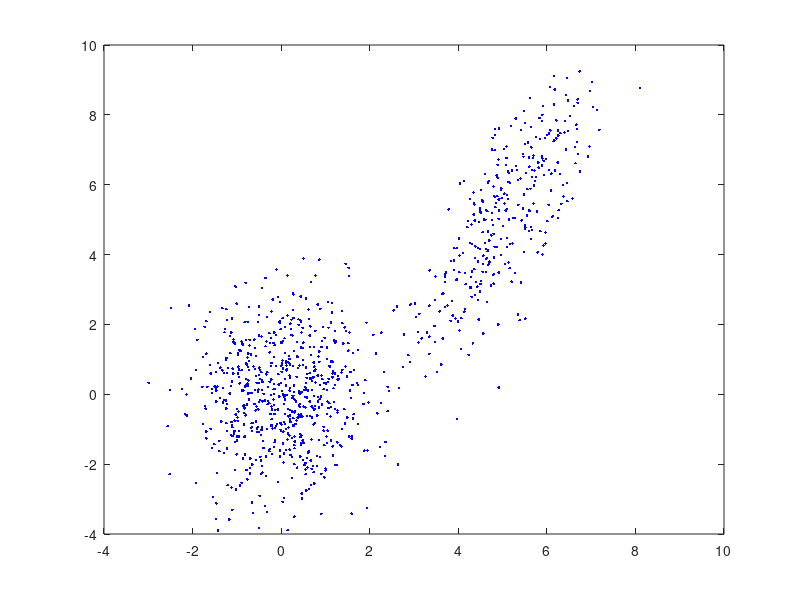
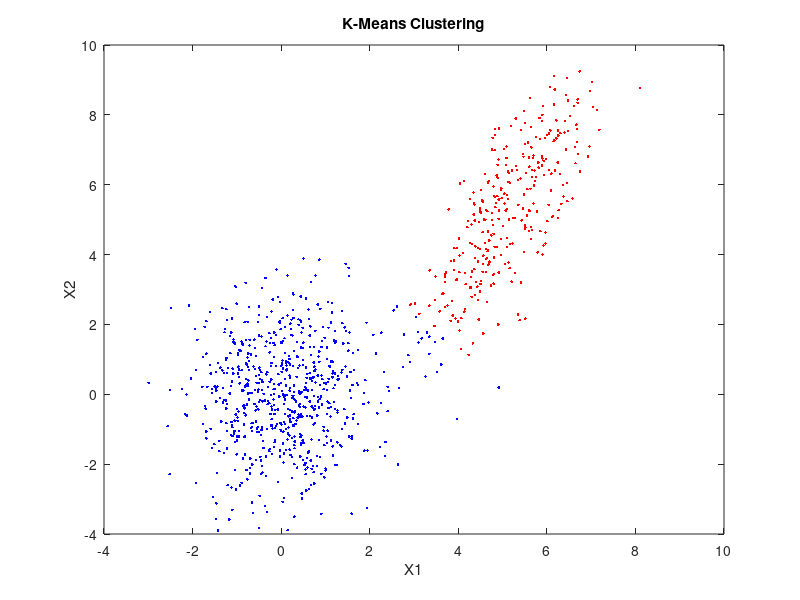

These charts were generated, in order, by the following MATLAB code:
close all
clear all
load data.mat

%Input Data plot
figure
plot(data(1,:),data(2,:),'b.')

number_of_clusters = 2;
centroid_index = randi(length(data),number_of_clusters,1);
centroids = data(:,centroid_index);

while 1
    for j=1:length(data)
        magnitude = sum((centroids - repmat(data(:,j), 1, 2)).^2);
        [y, index] = min(magnitude);
        temp(j) = index;
    end
    Previous_centroids = centroids;
    for j=1:length(data)
        for k = 1:2
            samples = data(:,temp==k);
            centroids(:,k) = mean(samples,2);
        end
    end
    % Exit of the infinte loop is when there are no more updates
    if Previous_centroids == centroids
        break;
    end
end

X = sprintf('The centroids are: (%f, %f) and (%f, %f)',centroids(1,1),centroids(2,1),centroids(1,2),centroids(2,2));
disp(X)

figure
plot(data(1,temp==1),data(2,temp==1),'r.')
hold on
plot(data(1,temp==2),data(2,temp==2),'b.')
xlabel('X1')
ylabel('X2')
title('K-Means Clustering')

data_cluster_1= [3,3;centroids(1,1),centroids(2,1)];
data_cluster_2= [3,3;centroids(1,2),centroids(2,2)];

d1 = pdist(data_cluster_1,'euclidean');
d2 = pdist(data_cluster_2,'euclidean');

if (d1<d2)
    result = sprintf('The data (3,3) belongs to cluster with centroid: (%f, %f) - Cluster_Color = Red',centroids(1,1),centroids(2,1));
    disp(result)

else
    result = sprintf('The data (3,3) belongs to cluster with centroid: (%f, %f) - Cluster_Color = Blue',centroids(1,2),centroids(2,2));
    disp(result)
end
%% #
close all
clear all
load data.mat
% Store posterior probabilities of each data point
Posterior_probability = zeros(2,length(data));
% For storing the model parameters
phi = [0.5;0.5];
Index_mean = randi(length(data),2,1);
Allmeans = data(:,Index_mean);
Covariances = zeros(2,2,2);
Covariances(:,:,1) = [1 0; 0 1];
Covariances(:,:,2) = [1 0; 0 1];
while 1
    % Update the posterior probabilities
    for j=1:length(data)
        for m=1:2
            Posterior_probability(m,j) = mvnpdf(data(:,j),Allmeans(:,m),Covariances(:,:,m))*phi(m);
        end
        Posterior_probability(:,j) = Posterior_probability(:,j)/sum(Posterior_probability(:,j));
    end
    % Update the model parameters
    lastPhi = phi;
    phi = sum(Posterior_probability,2) / length(data);
    Allmeans(:,1) = sum(Posterior_probability(1,:).*data(:,:),2)/sum(Posterior_probability(1,:));
    Allmeans(:,2) = sum(Posterior_probability(2,:).*data(:,:),2)/sum(Posterior_probability(2,:));
    Covariances = zeros(2,2,2);
    for j=1:length(data)
        Covariances(:,:,1) = Covariances(:,:,1) + Posterior_probability(1,j)*(data(:,j) - Allmeans(:,1)) * (data(:,j) -Allmeans(:,1))';
        Covariances(:,:,2) = Covariances(:,:,2) + Posterior_probability(2,j)*(data(:,j) - Allmeans(:,2)) * (data(:,j) -Allmeans(:,2))';
    end
    Covariances(:,:,1) = Covariances(:,:,1) / sum(Posterior_probability(1,:));
    Covariances(:,:,2) = Covariances(:,:,2) / sum(Posterior_probability(2,:));
    if lastPhi == phi
        disp('The model parameters are: ')
        disp(phi)
        break;
    end
end

disp('The probability for (3,3) to belong to the upper gaussian component is 97.14% as opposed to 2.86% for the lower component')

